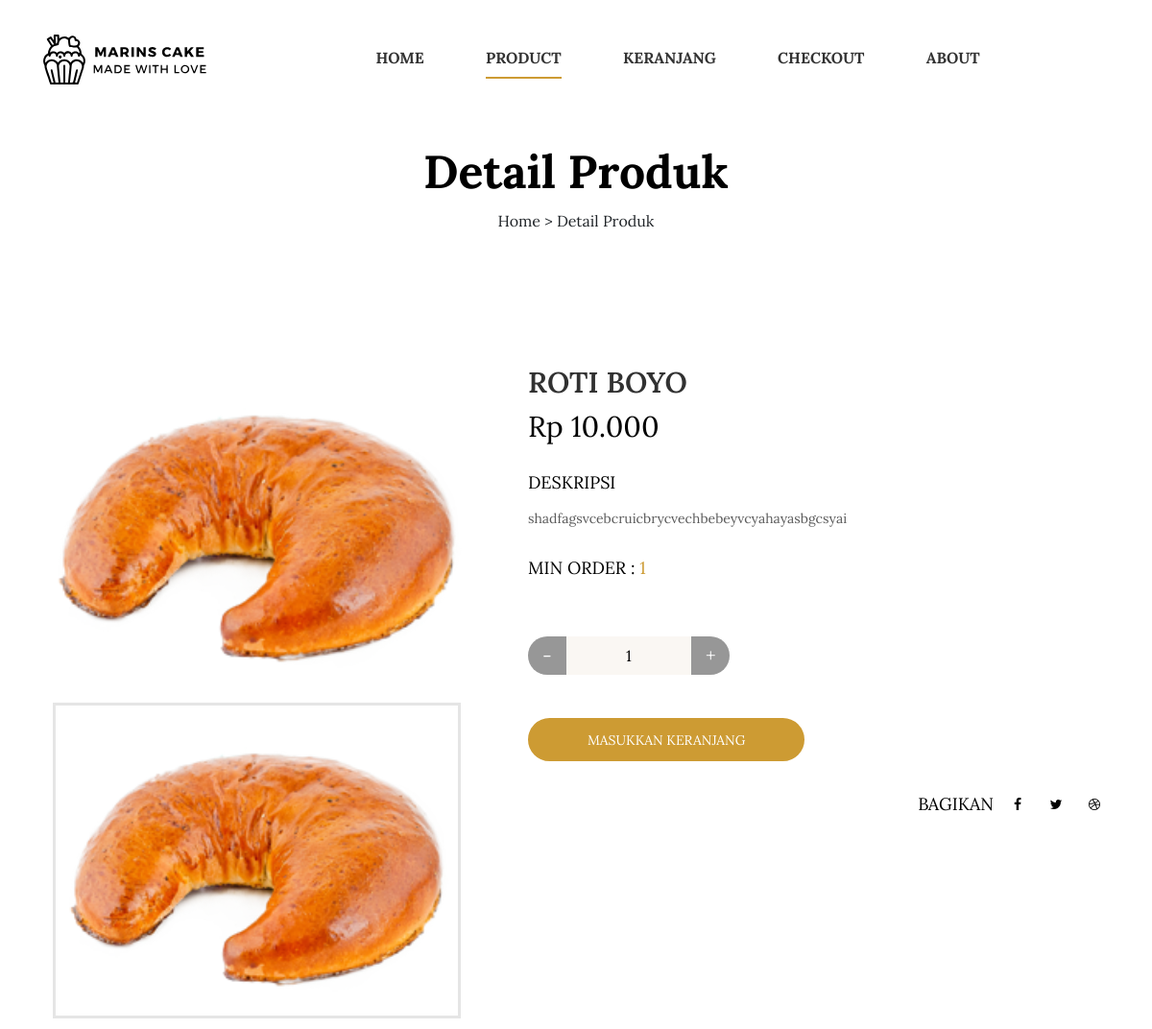
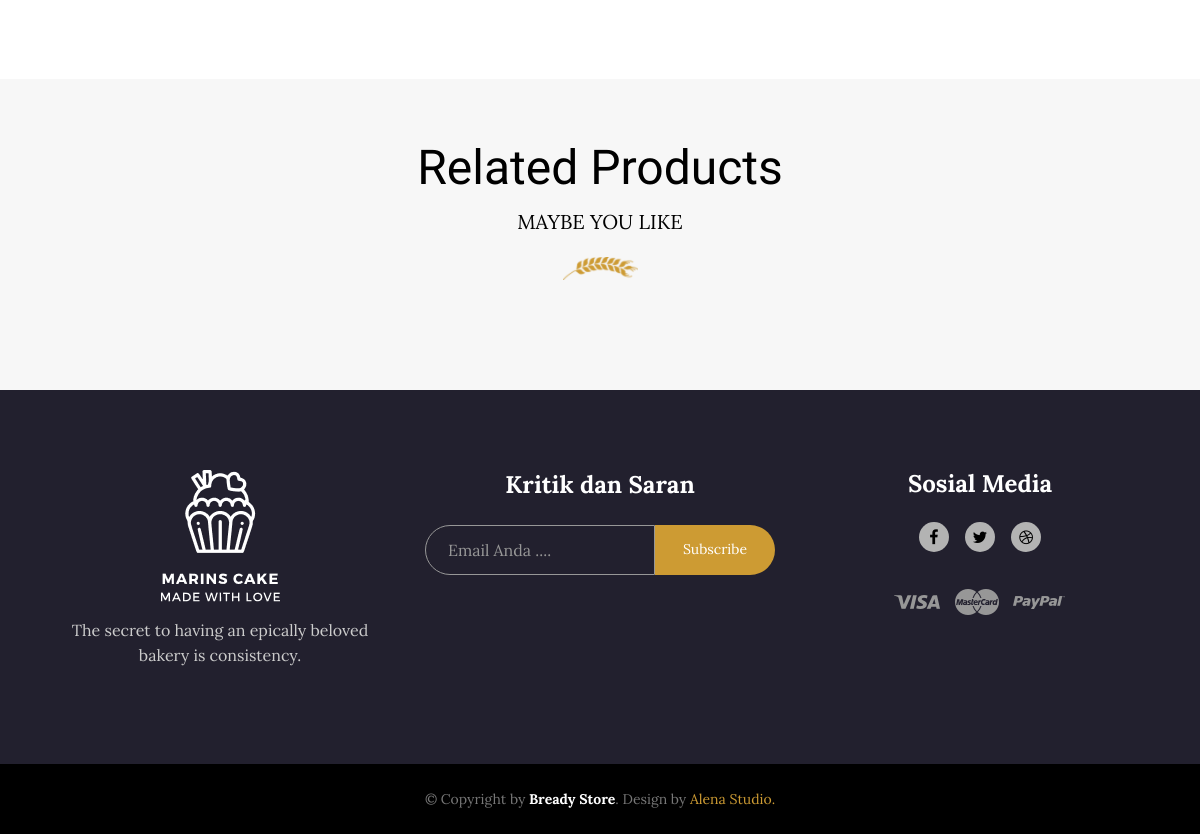
Screenshot of /produk/detail/25 with the database file from the repository (2 pictures, top to bottom).
### tables this page shows
CREATE TABLE `gambar_produk` (
  `id_gambar_produk` int(11) NOT NULL,
  `id_produk` int(11) NOT NULL,
  `gambar` text NOT NULL
);

CREATE TABLE `produk` (
  `id_produk` int(11) NOT NULL,
  `id_jenis` int(11) NOT NULL,
  `nama_produk` varchar(50) NOT NULL,
  `harga` int(11) NOT NULL,
  `status` varchar(255) NOT NULL,
  `stok` int(11) NOT NULL,
  `min_order` int(11) NOT NULL,
  `deskripsi` text NOT NULL,
  `created_at` date NOT NULL DEFAULT current_timestamp()
);

### application/controllers/Produk.php (called while the page is built, shortened)
<?php
class Produk extends CI_Controller
{
	public function detail($id_produk)
	{
		$data['produk']	= $this->Model_produk->get_produk_where($id_produk)->result_array();
		$data['gambar'] = $this->Model_produk->get_gambar_produk($id_produk)->result_array();
		$this->load->view('template/header2');
		$this->load->view('detail_produk', $data);
		$this->load->view('template/footer');
	}
}

### index.php (called while the page is built, shortened)
<?php
require_once BASEPATH.'core/CodeIgniter.php';

### application/models/Model_produk.php (called while the page is built, shortened)
<?php
class Model_produk extends CI_Model
{
	public function get_produk_where($id_produk)
	{
		$this->db->select('*');
		$this->db->from('produk');
		$this->db->join('jenis_produk', 'jenis_produk.id_jenis = produk.id_jenis');
		$this->db->where('id_produk', $id_produk);
		return $this->db->get();
	}
	public function get_gambar_produk($id_produk)
	{
		$this->db->select('*');
		$this->db->from('gambar_produk');
		$this->db->where('id_produk', $id_produk);
		return $this->db->get();
	}
}

### application/views/detail_produk.php (the view, shortened to what this page needs)
<div class="ps-hero bg--cover" data-background="<?= base_url() ?>assets/client/images/hero/about.jpg">
    <div class="ps-hero__content ">
        <h1> Detail Produk</h1>
        <div class="text-center">
            Home > Detail Produk
        </div>
    </div>
</div>
<main class="ps-main">
    <div class="container">
        <div class="ps-product--detail py-0 my-0">
            <div class="row">
                <?php foreach ($produk as $prd) : ?>
                    <div class="col-lg-5 col-md-6 col-sm-12 col-xs-12 ">
                        <div class="ps-product__thumbnail">
                            <div class="ps-product__image">
                                <?php foreach ($gambar as $gbr) : ?>
                                    <div class="item"><a href="<?= base_url() ?>uploads/gambar_produk/<?= $gbr['gambar'] ?>"><img src="<?= base_url() ?>uploads/gambar_produk/<?= $gbr['gambar'] ?>" alt=""></a></div>
                                <?php endforeach ?>
                            </div>
                            <div class="ps-product__preview">
                                <div class="ps-product__variants">
                                    <?php foreach ($gambar as $gbr) : ?>
                                        <div class="item"><img src="<?= base_url() ?>uploads/gambar_produk/<?= $gbr['gambar'] ?>" alt=""></div>
                                    <?php endforeach ?>
                                </div>
                            </div>
                        </div>
                    </div>
                    <div class="col-lg-7 col-md-6 col-sm-12 col-xs-12 ">
                        <div class="ps-product__info">
                            <h1 class="text-uppercase"><?= $prd['nama_produk'] ?></h1>
                            <h3 class="ps-product__price"><span>Rp <?= number_format($prd['harga'], '0', ',', '.') ?></span></h3>
                            <div class="ps-product__desc">
                                <h5>DESKRIPSI</h5>
                                <p><?= $prd['deskripsi'] ?></p>
                            </div>
                            <div class="ps-product__status">
                                <h5>Min order : <span> <?= $prd['min_order'] ?></span></h5>
                            </div>
                            <div class="ps-product__shopping">
                                <form class="ps-form--shopping" id="cart" action="" method="post">
                                    <div class="form-group--number">
                                        <button class="minus"><span>-</span></button>
                                        <input id="<?= $prd['id_produk'] ?>" class="form-control" type="text" value="<?= $prd['min_order'] ?>">
                                        <button class="plus"><span>+</span></button>
                                    </div>
                                </form>
                            </div>
                            <div class="ps-product__shopping">
                                <?php $i = 0;
                                foreach ($gambar as $gbr) :
                                    if ($i == 0) : ?>
                                        <button class="add_cart ps-btn ps-btn--yellow" data-produkid="<?= $prd['id_produk'] ?>" data-produknama="<?= $prd['nama_produk'] ?>" data-produkharga="<?= $prd['harga'] ?>" data-produkgambar="<?= $gbr['gambar'] ?>" data-produkstok="<?= $prd['stok'] ?>" data-minorder="<?= $prd['min_order'] ?>">Masukkan Keranjang</button>
                                <?php endif;
                                    $i++;
                                endforeach; ?>
                            </div>
                            <div class="ps-product__sharing">
                                <p class="text-right">Bagikan<a href="#"><i class="fa fa-facebook"></i></a><a href="#"><i class="fa fa-twitter"></i></a><a href="#"><i class="fa fa-dribbble"></i></a></p>
                            </div>
                        </div>
                    </div>
                <?php endforeach ?>
            </div>
        </div>
    </div>
</main>
<div class="ps-related-product ">
    <div class="container">
        <div class="ps-section__header text-center">
            <h3 class="ps-section__title">Related Products</h3>
            <p>Maybe you like</p><span><img src="<?= base_url() ?>assets/client/images/icons/floral.png" alt=""></span>
        </div>
    </div>
</div>

### rows the page displays
produk: nama_produk "ROTI BOYO", harga "10.000", deskripsi "shadfagsvcebcruicbrycvechbebeyvcyahayasbgcsyai", min_order "1"
gambar_produk: gambar (picture)
